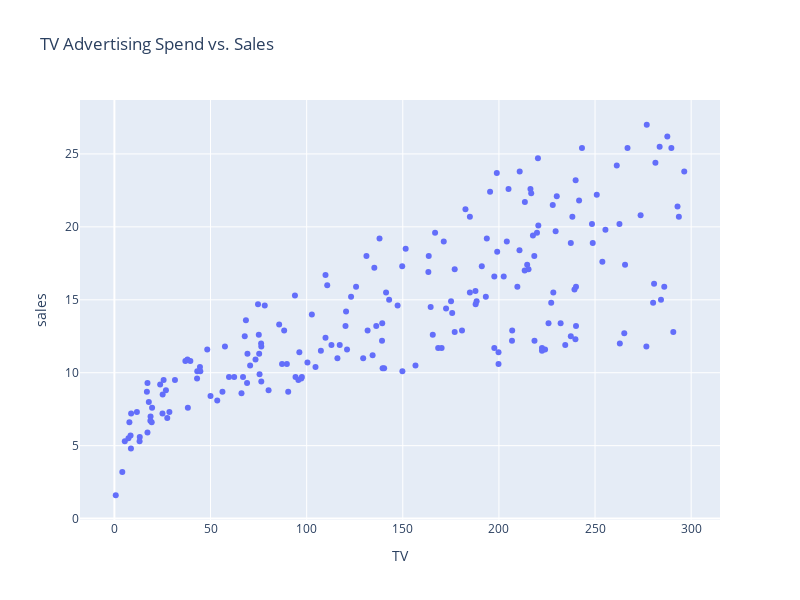

Notebook source saved alongside this figure:
### Code cell
fig = px.scatter(df_advertising, x='TV', y='sales', title='TV Advertising Spend vs. Sales')
fig.update_layout(width=800, height=600)
fig.show()

### Figure 1 — Plotly figure (JSON) as saved in the notebook; plotly's stock layout.template omitted (floating-point values rounded to 4 significant figures; data arrays with more than 128 entries replaced by an {"elided": "..."} marker saying what was removed)
{"data": [{"hovertemplate": "TV=%{x}<br>sales=%{y}<extra></extra>", "legendgroup": "", "marker": {"color": "#636efa", "symbol": "circle"}, "mode": "markers", "name": "", "orientation": "v", "showlegend": false, "type": "scatter", "x": {"elided": "200 float values"}, "xaxis": "x", "y": {"elided": "200 float values"}, "yaxis": "y"}], "layout": {"height": 600, "legend": {"tracegroupgap": 0}, "title": {"text": "TV Advertising Spend vs. Sales"}, "width": 800, "xaxis": {"anchor": "y", "domain": [0, 1], "title": {"text": "TV"}}, "yaxis": {"anchor": "x", "domain": [0, 1], "title": {"text": "sales"}}}}
